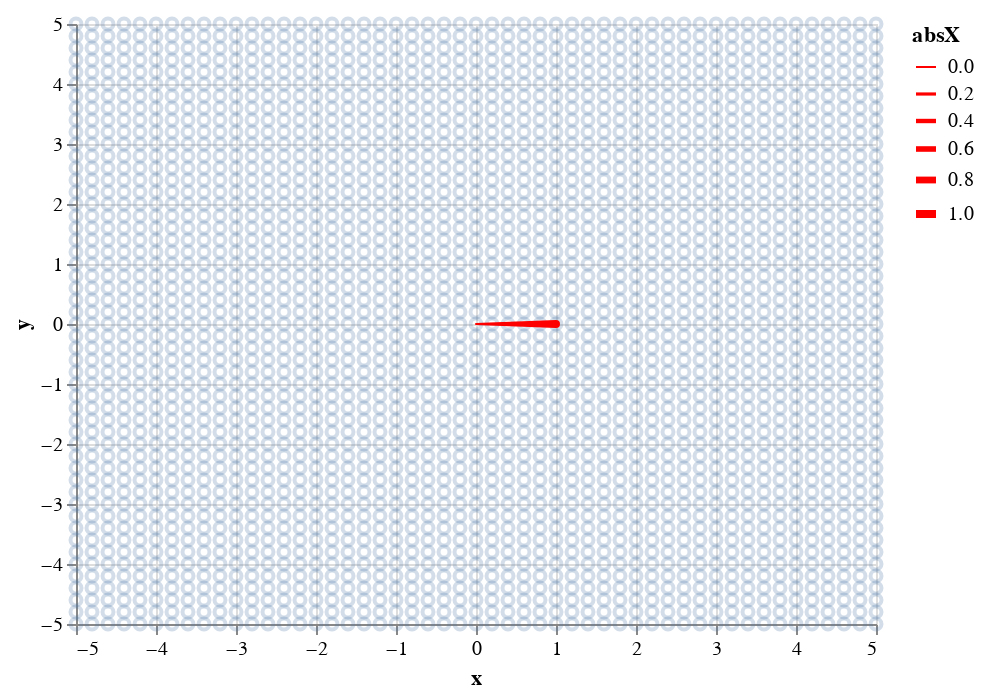

Here is the notebook cell this chart was saved with:
### Markdown cell above
# Vectors in space

So while space is all around in the background, we eventually what to differentiate information that occured or we are currently focusing on, from that backgound.

We do this with *vectors* in space. 

Now, it turns out, that if you have a space... you already know some special vectors. These are known as *basis vectors* and they define the space.

Lets draw a special vector that points in the x-direction (and only that direction) and has length 1. This is a path that starts at the origin, point `x=0, y=0` or `(0, 0)`, and ends at `x=1, y=0` or `(1, 0)`

### Code cell
xUnitVector = pd.DataFrame({'x': [0., 1.], 'y': [0., 0.]})
yUnitVector = pd.DataFrame({'x': [0., 0.], 'y': [0., 1.]})
showX = alt.Chart(xUnitVector).mark_trail(color='red').encode(
    x='x:Q',
    y='y:Q',
    size='absX:Q').transform_calculate(absX=alt.expr.abs(alt.datum.x))
pointsIn2D + showX

### Figure 1 — Vega-Lite specification as saved in the notebook (floating-point values rounded to 4 significant figures; data arrays with more than 128 entries replaced by an {"elided": "..."} marker saying what was removed)
{"config": {"view": {"continuousWidth": 400, "continuousHeight": 300}}, "layer": [{"data": {"name": "data-e0b4498baa4d4bb18c34d9cc396031a1"}, "mark": {"type": "point", "opacity": 0.25}, "encoding": {"x": {"type": "quantitative", "field": "x"}, "y": {"type": "quantitative", "field": "y"}}}, {"data": {"name": "data-f10cd96596c26ba69b4cb7d437f1df1c"}, "mark": {"type": "trail", "color": "red"}, "encoding": {"size": {"type": "quantitative", "field": "absX"}, "x": {"type": "quantitative", "field": "x"}, "y": {"type": "quantitative", "field": "y"}}, "transform": [{"calculate": "abs(datum.x)", "as": "absX"}]}], "$schema": "https://vega.github.io/schema/vega-lite/v4.8.1.json", "datasets": {"data-e0b4498baa4d4bb18c34d9cc396031a1": {"elided": "2601 records"}, "data-f10cd96596c26ba69b4cb7d437f1df1c": [{"x": 0.0, "y": 0.0}, {"x": 1.0, "y": 0.0}]}}
